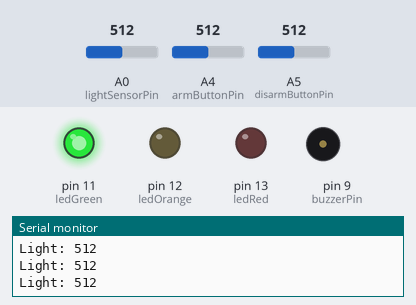
This sketch was run on a simulated Arduino Uno, built with avr-gcc and run on an emulated ATmega328P. Shown: output pins drawn as LEDs (lit = HIGH), buzzer (waves = sounding), the last lines printed to the serial monitor. The test bench sets the inputs (shaded band); at power-on: A4 (armButtonPin) = 512, A0 (lightSensorPin) = 512, A5 (disarmButtonPin) = 512.

Above: at 1.2 s.
1.3 s: A4 (armButtonPin) set to 992
3.5 s: A4 (armButtonPin) set to 1013
At 5.5 s:
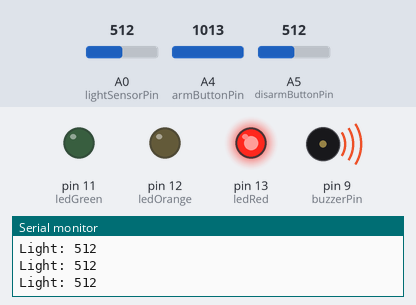
6.0 s: A0 (lightSensorPin) set to 626
7.5 s: A0 (lightSensorPin) set to 653
At 8.4 s:
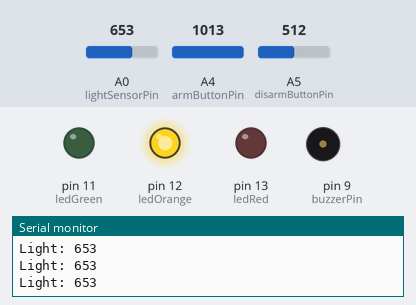
9.0 s: A0 (lightSensorPin) set to 630
At 9.9 s:
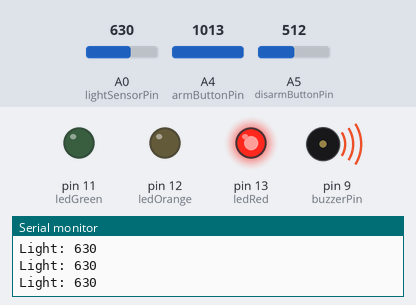
10.5 s: A0 (lightSensorPin) set to 650
At 11.4 s:
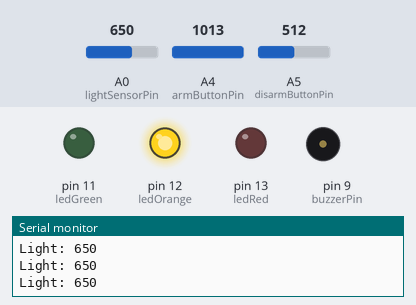
Timing chart, 0 to 13.0 s (numbered marks = the images above; inputs shaded):
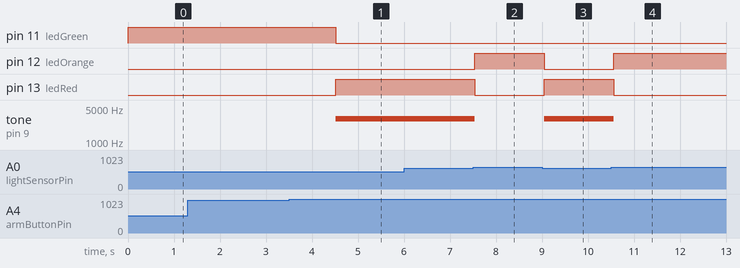

Measured:
- the behaviour switches between 1000 and 1001 on A4 (armButtonPin) (found by bisection; images 0 and 1)
- the behaviour switches between 639 and 640 on A0 (lightSensorPin) (found by bisection; images 1 and 2)
- after the input at 3.5 s, pin 11 (ledGreen): HIGH → LOW after 1.0 s; pin 13 (ledRed): LOW → HIGH after 1.0 s; tone on pin 9 (buzzerPin): silent → 3000 Hz after 1.0 s
- after the input at 7.5 s, pin 12 (ledOrange): LOW → HIGH at once; pin 13 (ledRed): HIGH → LOW at once; tone on pin 9 (buzzerPin): 3000 Hz → silent at once
- after the input at 9.0 s, pin 12 (ledOrange): HIGH → LOW after 0.05 s; pin 13 (ledRed): LOW → HIGH after 0.05 s; tone on pin 9 (buzzerPin): silent → 3000 Hz after 0.05 s
- after the input at 10.5 s, pin 12 (ledOrange): LOW → HIGH after 0.06 s; pin 13 (ledRed): HIGH → LOW after 0.06 s; tone on pin 9 (buzzerPin): 3000 Hz → silent after 0.06 s

The sketch:

LIGHT_GUARD.ino
```cpp
// Pin definitions
const int lightSensorPin = A0;
const int buzzerPin = 9;
const int ledGreen = 11;
const int ledOrange = 12;
const int ledRed = 13;
const int armButtonPin = A4;
const int disarmButtonPin = A5;

// System state
bool systemArmed = false;
int lightThreshold = 640;

// Password definitions
const int passwordLength = 3;
char password[passwordLength] = {'S', 'L', 'S'}; // S = Short, L = Long
char input[passwordLength];
int inputIndex = 0;
unsigned long pressStartTime = 0;
bool waitingForRelease = false;

void setup() {
  pinMode(buzzerPin, OUTPUT);
  pinMode(ledGreen, OUTPUT);
  pinMode(ledOrange, OUTPUT);
  pinMode(ledRed, OUTPUT);
  pinMode(armButtonPin, INPUT);
  pinMode(disarmButtonPin, INPUT);

  Serial.begin(9600);
}

void loop() {
  int light = analogRead(lightSensorPin);
  int armButton = analogRead(armButtonPin);
  int disarmButton = analogRead(disarmButtonPin);

  Serial.print("Light: ");
  Serial.println(light);

  // Arm the system if Arm button is pressed
  if (armButton > 1000 && !systemArmed) {
    systemArmed = true;
    Serial.println("🔒 System Armed");
    delay(1000);
  }

  // Handle password input only if system is armed
  if (systemArmed) {
    handleDisarmInput(disarmButton);
  }

  // Trigger alarm if system is armed and it's dark
  if (systemArmed && light < lightThreshold) {
    digitalWrite(ledRed, HIGH);
    digitalWrite(ledGreen, LOW);
    digitalWrite(ledOrange, LOW);
    tone(buzzerPin, 3000); // Highest audible tone
  } else if (systemArmed) {
    digitalWrite(ledOrange, HIGH);
    digitalWrite(ledRed, LOW);
    digitalWrite(ledGreen, LOW);
    noTone(buzzerPin);
  } else {
    // Disarmed state
    digitalWrite(ledGreen, HIGH);
    digitalWrite(ledRed, LOW);
    digitalWrite(ledOrange, LOW);
    noTone(buzzerPin);
  }

  delay(100);
}

void handleDisarmInput(int disarmButton) {
  if (disarmButton > 1000 && !waitingForRelease) {
    pressStartTime = millis();
    waitingForRelease = true;
  }

  if (waitingForRelease && disarmButton < 100) {
    unsigned long pressDuration = millis() - pressStartTime;
    char pressType = (pressDuration < 800) ? 'S' : 'L';
    input[inputIndex++] = pressType;
    Serial.print("Input: ");
    Serial.println(pressType);
    waitingForRelease = false;

    if (inputIndex == passwordLength) {
      if (checkPassword()) {
        systemArmed = false;
        Serial.println("🔓 System Disarmed - Password Correct!");
      } else {
        Serial.println("❌ Incorrect Password");
      }
      inputIndex = 0;
    }
  }
}

bool checkPassword() {
  for (int i = 0; i < passwordLength; i++) {
    if (input[i] != password[i]) return false;
  }
  return true;
}
```
